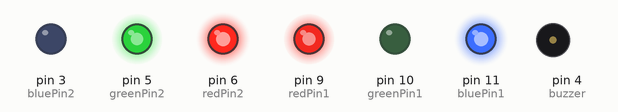
Simulated run of this sketch. Board: Arduino Uno, built with avr-gcc and run on an emulated ATmega328P. On the bench: output pins drawn as LEDs (lit = HIGH), buzzer (waves = sounding). Random numbers use the default seed unless the sketch sets one.

Above: at 0.1 s.
At 10.2 s:
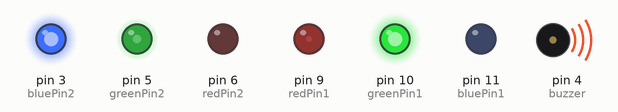
At 19.8 s:
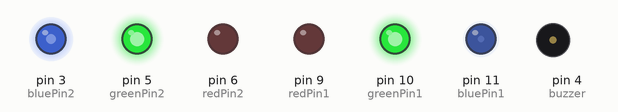
At 22.4 s:
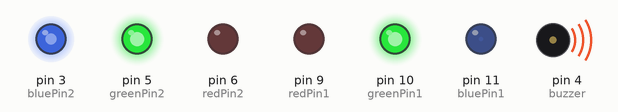
At 31.4 s:
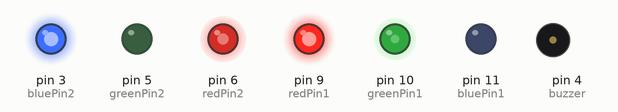
At 34.5 s:
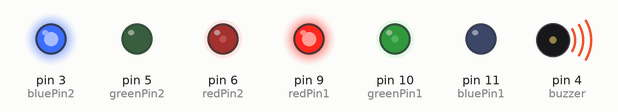
Timing chart, 0 to 40.0 s (numbered marks = the images above):
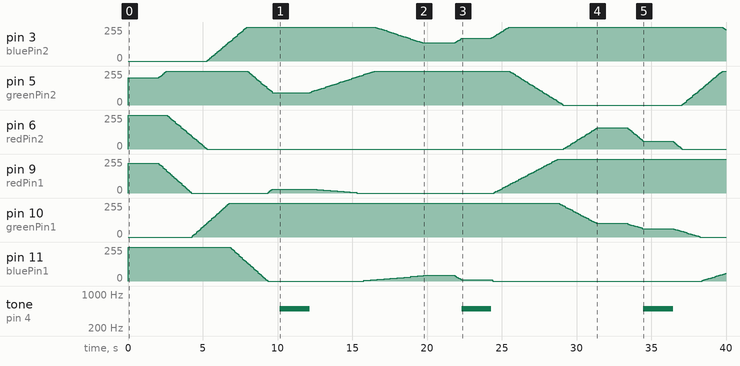

Measured:
- by itself, pin 10 (greenPin1): rises from 0/255 to 255/255 in 2.5 s, then falls to 0/255 in 31.5 s
- by itself, tone on pin 4 (buzzer): alternates 500 Hz for 2.0 s and silent for 10.2 s

The sketch:

Proyecto_arduino.ino
```cpp
/*Proyecto final arduino*/
#include <RGBMood.h> //incluimos la librería para que la RGB haga el efecto
int redPin1 = 9;    //definimos la Led roja de la RGB1 en el pin 9
int greenPin1 = 10; //definimos la Led verde de la RGB1 en el pin 10
int bluePin1 = 11;  //definimos la Led azul de la RGB1 en el pin 11
int redPin2 = 6;    //definimos la Led roja de la RGB1 en el pin 6
int greenPin2 = 5; //definimos la Led verde de la RGB1 en el pin 5
int bluePin2 = 3;  //definimos la Led azul de la RGB1 en el pin 3
int buzzer =4;

RGBMood mood1(redPin1, greenPin1, bluePin1); //declaramos el led1
RGBMood mood2(redPin2, greenPin2, bluePin2); //declaramos el led2

void setup()
{
  /*Establecemos la led RBG 1 */
  mood1.setMode(RGBMood::RANDOM_HUE_MODE); // Establecemos el modo de cambio de color aleatorio
  mood1.setHoldingTime(2000); // Configuramos el tiempo de retención del color en milisegundos (2 segundos)
  mood1.setFadingSteps(150); // Configuramos el número de pasos de atenuación para una transición suave
  mood1.setFadingSpeed(50); // Configuramos la velocidad de atenuación para controlar la rapidez de la transición
  mood1.setHSB(random(359), 255, 255); // Establecemos los valores iniciales de HSB con un tono aleatorio, saturación y brillo máximos
  /*Establecemos la led RGB 2*/
  mood2.setMode(RGBMood::RANDOM_HUE_MODE); // Establecemos el modo de cambio de color aleatorio de la led RBG 2
  mood2.setHoldingTime(2000); // Configuramos el tiempo de retención del color en milisegundos (2 segundos) de la led RGB 2
  mood2.setFadingSteps(150); // Configuramos el número de pasos de atenuación para una transición suave de la led RGB 2
  mood2.setFadingSpeed(50); // Configuramos la velocidad de atenuación para controlar la rapidez de la transición de la led RGB 2
  mood2.setHSB(random(359), 255, 255); // Establecemos los valores iniciales de HSB con un tono aleatorio, saturación y brillo máximos de la led RGB 2
    pinMode(buzzer, OUTPUT);
}

void loop()
{
  while (true)
  {
    for (int i = 0; i < 1000; i++) // Ejecutar 1000 veces el efecto de las tiras de LED
    {
      mood1.tick(); // Llamamos a la función tick de mood1 para avanzar en el efecto de iluminación de la led RGB 1
      mood2.tick(); // Llamamos a la función tick de mood2 para avanzar en el efecto de iluminación de la led RGB 2
      delay(10); // Pequeña pausa entre cada iteración del bucle secundario
    }
    tone(buzzer, 500); // Activamos el zumbador con una frecuencia de 500 Hz
    delay(2000); // Mantenemos el zumbador activado durante 2 segundos
    noTone(buzzer); // Apagamos el zumbador
  }
}
```

RGBMood.h
```cpp
/*
  Created by Harold Waterkeyn, February 1, 2012
  V0.3 : Feb 4, 2012

  Credits:
  Inspired from the Moodlight Library by Kasper Kamperman
    http://www.kasperkamperman.com/blog/arduino-moodlight-library/
*/

#ifndef GUARD_RGB
#define GUARD_RGB
#include "Arduino.h"
class RGBMood {
  public:
    enum Modes {
      FIX_MODE,
      RANDOM_HUE_MODE,
      RAINBOW_HUE_MODE,
      RED_MODE,
      BLUE_MODE,
      GREEN_MODE,
      FIRE_MODE
    };

    RGBMood(uint8_t = 0, uint8_t = 0, uint8_t = 0); // New instance with output pin specified.
    void setHSB(uint16_t, uint16_t, uint16_t);     // Set a fixed color from HSB color space.
    void setRGB(uint16_t, uint16_t, uint16_t);     // Set a fixed color from RGB color space.
    void setRGB(uint32_t); // Using Color class.
    void fadeHSB(uint16_t, uint16_t, uint16_t, bool = true);    // Fade to a new color (given in HSB color space).
    void fadeRGB(uint16_t, uint16_t, uint16_t);    // Fade to a new color (given in RGB color space).
    void fadeRGB(uint32_t); // Using Color class.
    void tick();                    // Update colors if needed. (call this in the loop function)
    void hsb2rgb(uint16_t, uint16_t, uint16_t, uint16_t&, uint16_t&, uint16_t&); // Used internally to convert HSB to RGB
    bool isFading() {return fading_;}     // True we are currently fading to a new color.
    bool isStill() {return not fading_;}  // True if we are not fading to a new color.
    void setMode(Modes m) {mode_ = m;}  // Change the mode.
    void setHoldingTime(uint16_t t) {holding_color_ = t;}     // How many ms do we keep a color before fading to a new one.
    void setFadingSpeed(uint16_t t) {fading_step_time_ = t;}  // How many ms between each step when fading.
    void setFadingSteps(uint16_t t) {fading_max_steps_ = t;}  // How many steps for fading from a color to another.
    uint16_t red() {return current_RGB_color_[0];}                // The current red color.
    uint16_t green() {return current_RGB_color_[1];}              // The current green color.
    uint16_t blue() {return current_RGB_color_[2];}               // The current blue color.
  private:
    Modes mode_;
    uint8_t pins_[3];           // The pins for color output. (PWM)
    uint16_t current_RGB_color_[3];
    uint16_t current_HSB_color_[3];
    uint16_t initial_color_[3]; // Used when fading.
    uint16_t target_color_[3];  // Used when fading.
    uint16_t fading_step_;      // Current step of the fading.
    uint16_t fading_max_steps_; // The total number of steps when fading.
    uint16_t fading_step_time_; // The number of ms between two variation of color when fading.
    uint16_t holding_color_;    // The number of ms to hold color before fading again. (when cycling i.e. mode_ != 0)
                                // Todo, why not using 2 boundary and random between the 2 ?
    bool fading_in_hsb_;        // Are we fading between colors in HSB color space ?
    bool fading_;               // Are we fading now ?
    unsigned long last_update_; // Last time we did something.
    void fade();                // Used internaly to fade
};

class Color {
  public:
    static const uint32_t RED = 0xFF0000;
    static const uint32_t GREEN = 0x00FF00;
    static const uint32_t BLUE = 0x0000FF;
    static const uint32_t AQUAMARINE = 0x7FFFD4;
    static const uint32_t AIRFORCEBLUE = 0x5D8AA8;
    static const uint32_t AMARANTH = 0xE52B50;
    static const uint32_t ASPARAGUS = 0x87A96B;
};

#endif
```
